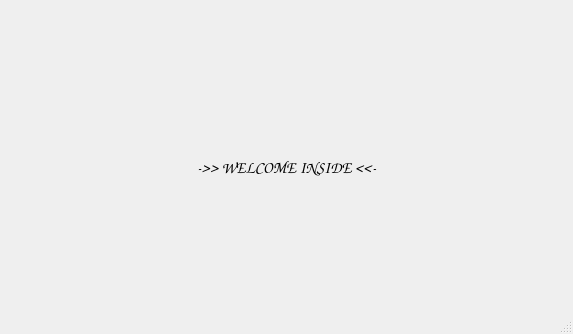
<?xml version="1.0" encoding="UTF-8"?>
<ui version="4.0">
 <class>mw_logged_in</class>
 <widget class="QMainWindow" name="mw_logged_in">
  <property name="geometry">
   <rect>
    <x>0</x>
    <y>0</y>
    <width>573</width>
    <height>334</height>
   </rect>
  </property>
  <property name="font">
   <font>
    <family>Comic Sans MS</family>
    <pointsize>12</pointsize>
   </font>
  </property>
  <property name="windowTitle">
   <string>Logged_in_window</string>
  </property>
  <widget class="QWidget" name="centralwidget">
   <layout class="QVBoxLayout" name="verticalLayout">
    <item>
     <spacer name="verticalSpacer_2">
      <property name="orientation">
       <enum>Qt::Vertical</enum>
      </property>
      <property name="sizeHint" stdset="0">
       <size>
        <width>20</width>
        <height>40</height>
       </size>
      </property>
     </spacer>
    </item>
    <item>
     <widget class="QLabel" name="lb_main_logo">
      <property name="text">
       <string/>
      </property>
      <property name="pixmap">
       <pixmap resource="../../App_icons/resource_icons.qrc">:/buttons/logo_white_thumb.png</pixmap>
      </property>
      <property name="alignment">
       <set>Qt::AlignCenter</set>
      </property>
     </widget>
    </item>
    <item>
     <widget class="QLabel" name="lb_main_title">
      <property name="text">
       <string>-&gt;&gt; WELCOME INSIDE &lt;&lt;-</string>
      </property>
      <property name="alignment">
       <set>Qt::AlignCenter</set>
      </property>
     </widget>
    </item>
    <item>
     <spacer name="verticalSpacer">
      <property name="orientation">
       <enum>Qt::Vertical</enum>
      </property>
      <property name="sizeHint" stdset="0">
       <size>
        <width>20</width>
        <height>40</height>
       </size>
      </property>
     </spacer>
    </item>
   </layout>
  </widget>
  <widget class="QStatusBar" name="statusbar"/>
 </widget>
 <resources>
  <include location="../../App_icons/resource_icons.qrc"/>
 </resources>
 <connections/>
</ui>
